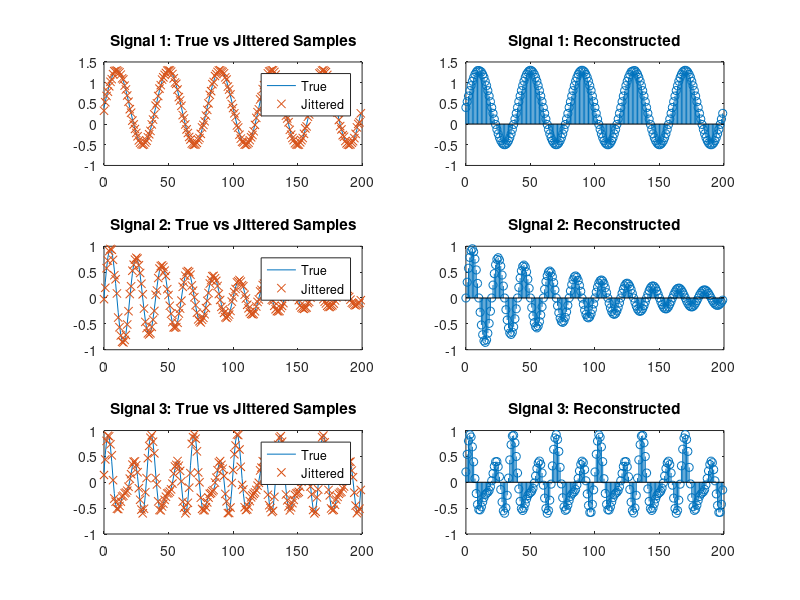

Reproduce this figure in MATLAB.
clear; close all; clc;

N = 200;             
Tsamp = 1;               
dT = Tsamp/10;        
Kmax = 4;                

n = 0:N-1;

sig1 = 0.9*sin(0.05*pi*n) + 0.4*cos(2*pi*n);      
sig2 = exp(-0.01*n) .* sin(0.1*pi*n);              
sig3 = 0.5*sin(0.12*pi*n)+0.3*sin(0.18*pi*n)+0.2*cos(0.06*pi*n);                       

k_n = randi([-Kmax Kmax], [1 N]);  
t_jit = n*Tsamp + k_n*dT;  

%jittered samples
jit1 = zeros(1, N);
jit2 = zeros(1, N);
jit3 = zeros(1, N);

for i = 1:N
    jit1(i) = sum( sig1 .* sinc( (t_jit(i)/Tsamp) - n ) );
    jit2(i) = sum( sig2 .* sinc( (t_jit(i)/Tsamp) - n ) );
    jit3(i) = sum( sig3 .* sinc( (t_jit(i)/Tsamp) - n ) );
end

%matrix
A = zeros(N, N);
for i = 1:N
    for m = 1:N
        A(i,m) = sinc( (t_jit(i)/Tsamp) - (m-1) );
    end
end

lambda = 0.001;

% A'Ax = A'y
% so x = (A'A)^-1 A'y
% x = (A'A + lambdaI)^-1 A'y cuz A'A might be singular

x_rec1 = (A'*A + lambda*eye(N)) \ (A'*jit1.');
x_rec2 = (A'*A + lambda*eye(N)) \ (A'*jit2.');
x_rec3 = (A'*A + lambda*eye(N)) \ (A'*jit3.');

%% MSE
MSE1 = mean((x_rec1.' - sig1).^2);
MSE2 = mean((x_rec2.' - sig2).^2);
MSE3 = mean((x_rec3.' - sig3).^2);

disp('MSE(signal 1) = '), disp(MSE1);
disp('MSE(signal 2) = '), disp(MSE2);
disp('MSE(signal 3) = '), disp(MSE3);

%% PLOTS
figure;

subplot(3,2,1)
plot(n, sig1); hold on;
plot(n, jit1, 'x');
title('Signal 1: True vs Jittered Samples');
legend('True','Jittered');

subplot(3,2,2)
stem(n, x_rec1);
title('Signal 1: Reconstructed');

subplot(3,2,3)
plot(n, sig2); hold on;
plot(n, jit2, 'x');
title('Signal 2: True vs Jittered Samples');
legend('True','Jittered');

subplot(3,2,4)
stem(n, x_rec2);
title('Signal 2: Reconstructed');

subplot(3,2,5)
plot(n, sig3); hold on;
plot(n, jit3, 'x');
title('Signal 3: True vs Jittered Samples');
legend('True','Jittered');

subplot(3,2,6)
stem(n, x_rec3);
title('Signal 3: Reconstructed');
